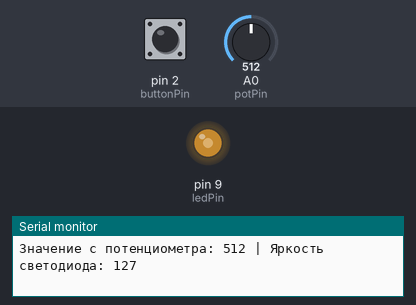
The sketch below on a simulated Arduino Uno, built with avr-gcc and run on an emulated ATmega328P. Parts: output pins drawn as LEDs (lit = HIGH), the last lines printed to the serial monitor. The test bench sets the inputs (shaded band); at power-on: A0 (potPin) = 512, pin 2 (buttonPin) LOW.

Above: at 1.2 s.
1.3 s: A0 (potPin) set to 416
At 1.8 s:
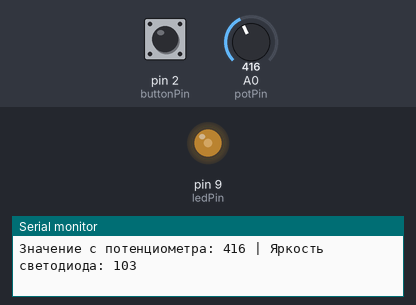
4.3 s: A0 (potPin) set to 390
At 4.9 s:
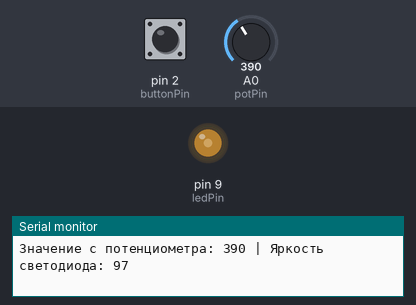
7.3 s: A0 (potPin) set to 105
At 8.7 s:
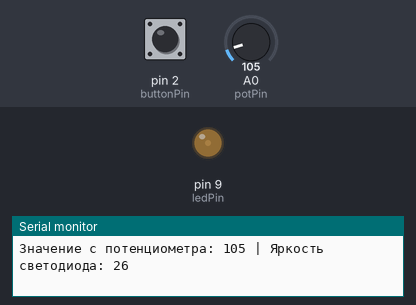
9.0 s: A0 (potPin) set to 91
At 10.3 s:
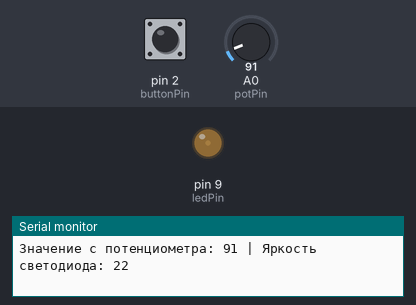
10.6 s: A0 (potPin) set to 716
At 11.1 s:
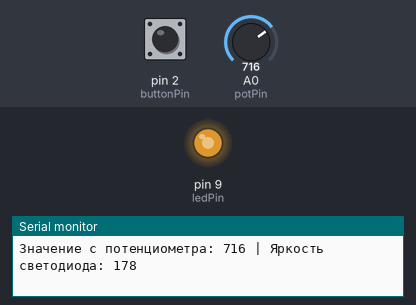
Timing chart, 0 to 13.6 s (numbered marks = the images above; inputs shaded):
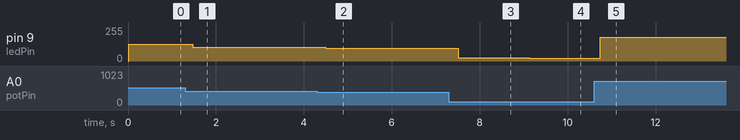

The sketch:

_______6.ino
```cpp
const int buttonPin = 2;
const int potPin = A0;
const int ledPin = 9;

int potValue = 0;
int ledBrightness = 0;
int savedBrightness = 0;
bool isLocked = false;
int currentButtonState;
int lastButtonState = LOW;

void setup() {
  pinMode(buttonPin, INPUT);
  pinMode(ledPin, OUTPUT);
  Serial.begin(9600);
  Serial.println("Система запущена. Поверните потенциометр.");
}

void loop() {
  currentButtonState = digitalRead(buttonPin);

  if (lastButtonState == LOW && currentButtonState == HIGH) {
    isLocked = !isLocked;

    if (isLocked) {

      savedBrightness = ledBrightness;
      Serial.println("Блокировка ВКЛЮЧЕНА. Изменение яркости невозможно!");
    } else {
      Serial.println("Блокировка ОТКЛЮЧЕНА. Яркость снова регулируется.");
    }
    delay(50);
  }
  lastButtonState = currentButtonState;

  potValue = analogRead(potPin);

  if (!isLocked) {
    ledBrightness = map(potValue, 0, 1023, 0, 255);
  }

  analogWrite(ledPin, ledBrightness);

  if (isLocked) {

    Serial.print("Заблокировано! Яркость зафиксирована на: ");
    Serial.println(savedBrightness);
  } else {

    Serial.print("Значение с потенциометра: ");
    Serial.print(potValue);
    Serial.print(" | Яркость светодиода: ");
    Serial.println(ledBrightness);
  }

  delay(200);
}
```

Measured:
- after the input at 1.3 s, pin 9 (ledPin): 127/255 → 103/255 after 0.18 s
- after the input at 4.3 s, pin 9 (ledPin): 103/255 → 97/255 after 0.20 s
- after the input at 7.3 s, pin 9 (ledPin): 97/255 → 26/255 after 0.21 s
- after the input at 9.0 s, pin 9 (ledPin): 26/255 → 22/255 after 0.13 s
- after the input at 10.6 s, pin 9 (ledPin): 22/255 → 178/255 after 0.14 s
